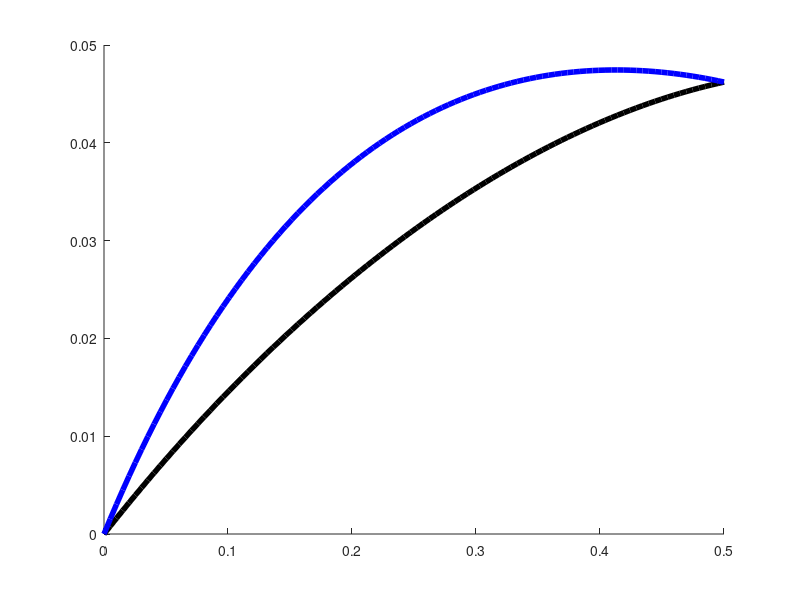
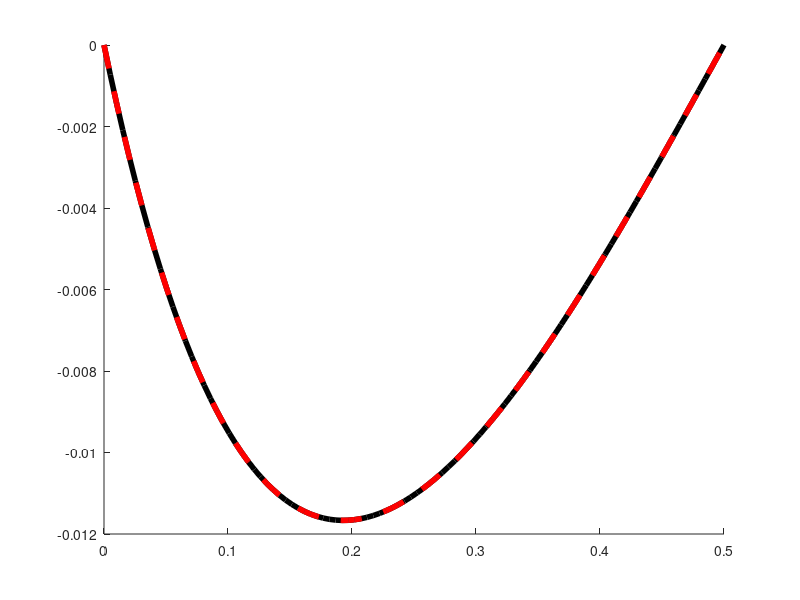
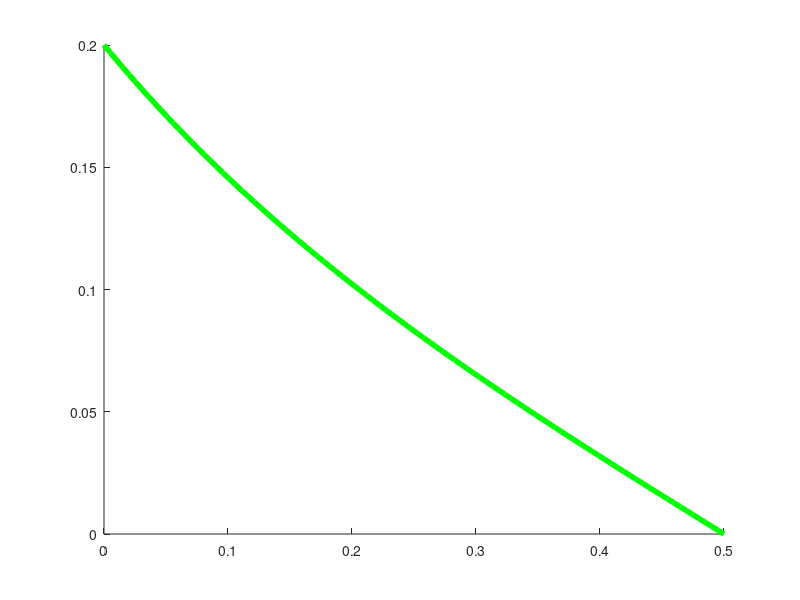
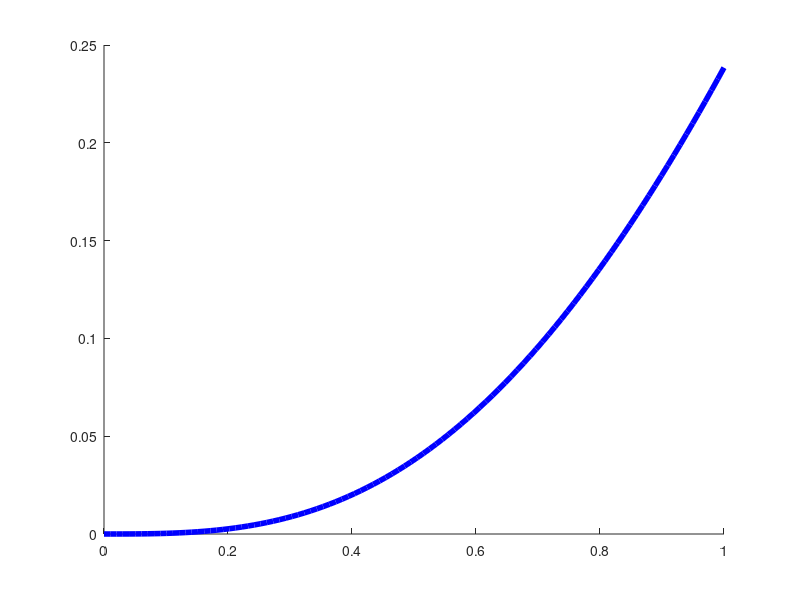

MATLAB code for these plots, in order:
%
% plotTyo.m
%
% shows the dependence of Tyo on epsilon.

D = 0.1;
h = 0.1;
eps = linspace(0,0.5);

y0 = D*log(((1-eps)*exp(h/D)+eps)./(eps*exp(h/D)+(1-eps)));

Ty0p = h*coth(h/D)-h*csch(h/D)*exp(-y0/D)-y0;
Ty0m = h*coth(h/D)-h*csch(h/D)*exp(+y0/D)+y0;
dif = 2*h*csch(h/D)*sinh(y0/D)-2*y0;
dif2 = 2*h*csch(h/D)*sinh(y0/D);

figure(1), hold on, plot(eps,Ty0p,'k','linewidth',4);
hold on, plot(eps,Ty0m,'b','linewidth',4);

figure(2), hold on, plot(eps,Ty0p-Ty0m,'k','linewidth',4);
hold on, plot(eps,dif,'r--','linewidth',4);

figure(3), hold on, plot(eps,dif2,'g','linewidth',4);

x = linspace(0,1);
f = x-tanh(x);
figure(4), hold on, plot(x,f,'b','linewidth',4);
